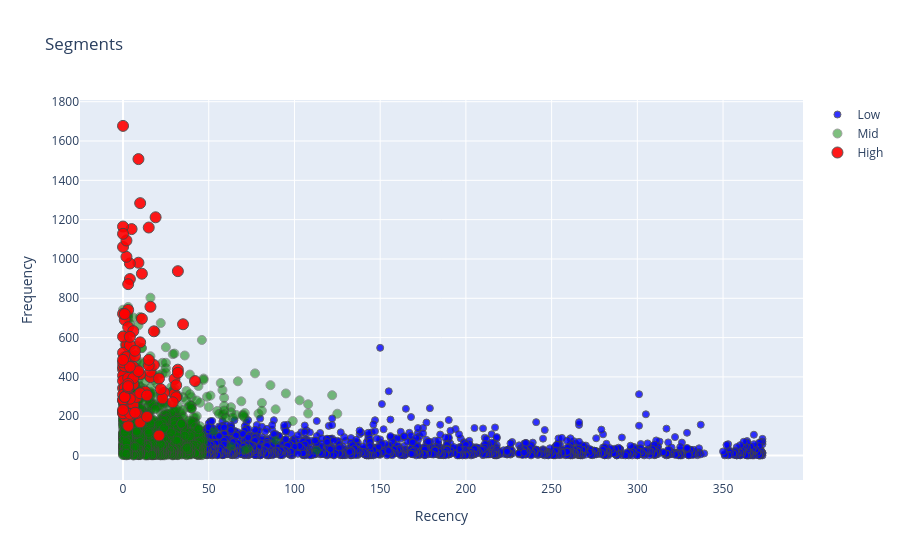

Source (notebook cell):
### Code cell
plot_data = [
    go.Scatter(
        x=df_graph.query("Segment == 'Low-Value'")['Recency'],
        y=df_graph.query("Segment == 'Low-Value'")['Frequency'],
        mode='markers',
        name='Low',
        marker= dict(size= 7,
            line= dict(width=1),
            color= 'blue',
            opacity= 0.8
           )
    ),
        go.Scatter(
        x=df_graph.query("Segment == 'Mid-Value'")['Recency'],
        y=df_graph.query("Segment == 'Mid-Value'")['Frequency'],
        mode='markers',
        name='Mid',
        marker= dict(size= 9,
            line= dict(width=1),
            color= 'green',
            opacity= 0.5
           )
    ),
        go.Scatter(
        x=df_graph.query("Segment == 'High-Value'")['Recency'],
        y=df_graph.query("Segment == 'High-Value'")['Frequency'],
        mode='markers',
        name='High',
        marker= dict(size= 11,
            line= dict(width=1),
            color= 'red',
            opacity= 0.9
           )
    ),
]

plot_layout = go.Layout(
        yaxis= {'title': "Frequency"},
        xaxis= {'title': "Recency"},
        title='Segments'
    )
fig = go.Figure(data=plot_data, layout=plot_layout)
fig.show()

### Figure 1 — Plotly figure (JSON) as saved in the notebook; plotly's stock layout.template omitted (floating-point values rounded to 4 significant figures; data arrays with more than 128 entries replaced by an {"elided": "..."} marker saying what was removed)
{"data": [{"marker": {"color": "blue", "line": {"width": 1}, "opacity": 0.8, "size": 7}, "mode": "markers", "name": "Low", "type": "scatter", "x": {"elided": "1958 int values"}, "y": {"elided": "1958 int values"}}, {"marker": {"color": "green", "line": {"width": 1}, "opacity": 0.5, "size": 9}, "mode": "markers", "name": "Mid", "type": "scatter", "x": {"elided": "1869 int values"}, "y": {"elided": "1869 int values"}}, {"marker": {"color": "red", "line": {"width": 1}, "opacity": 0.9, "size": 11}, "mode": "markers", "name": "High", "type": "scatter", "x": [4, 10, 11, 19, 32, 9, 4, 0, 16, 0, 10, 3, 21, 1, 1, 30, 21, 3, 0, 2, 10, 4, 0, 3, 6, 3, 24, 0, 6, 1, 8, 13, 2, 1, 0, 6, 10, 2, 1, 8, 4, 0, 16, 0, 0, 1, 3, 1, 0, 18, 0, 0, 8, 4, 3, 0, 6, 30, 4, 11, 2, 18, 16, 1, 10, 23, 32, 6, 4, 9, 0, 4, 1, 0, 0, 42, 3, 7, 3, 0, 1, 3, 7, 22, 4, 15, 14, 14, 15, 31, 29, 32, 7, 3, 31, 35, 2, 0, 5, 9, 0, 15, 2, 3, 0, 0], "y": [898, 1284, 925, 1212, 938, 981, 977, 439, 399, 224, 169, 151, 102, 501, 399, 314, 392, 741, 219, 268, 414, 203, 452, 495, 258, 308, 320, 407, 363, 454, 298, 325, 563, 321, 343, 451, 576, 326, 690, 216, 500, 523, 427, 721, 380, 344, 395, 200, 474, 632, 215, 280, 424, 561, 653, 310, 633, 389, 289, 696, 501, 461, 757, 720, 317, 291, 437, 394, 212, 429, 284, 452, 299, 487, 232, 379, 342, 506, 365, 605, 298, 346, 218, 338, 604, 459, 306, 197, 487, 297, 271, 421, 533, 353, 358, 668, 1011, 1061, 1152, 1508, 1165, 1160, 1094, 872, 1677, 1128]}], "layout": {"title": {"text": "Segments"}, "xaxis": {"title": {"text": "Recency"}}, "yaxis": {"title": {"text": "Frequency"}}}}
